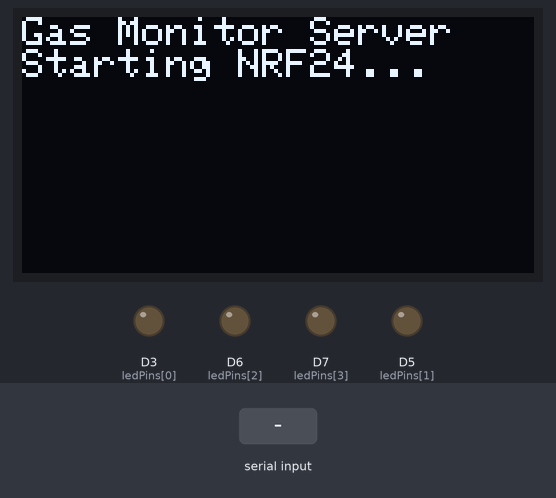
A sketch run on a simulated ESP8266 (Wemos D1 mini). On the bench: 128×64 one-colour display, output pins drawn as LEDs (lit = HIGH). Inputs (shaded band) come from the test bench. No radio packets arrive unless stated; what the sketch prints to the serial monitor is not drawn.

Above: at 0.2 s.
At 0.81 s:
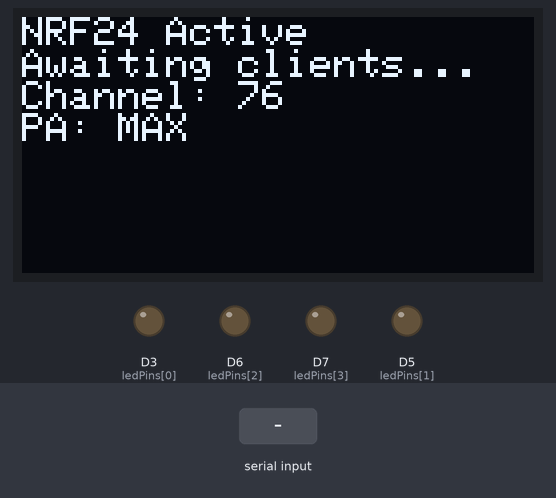
At 2.0 s:
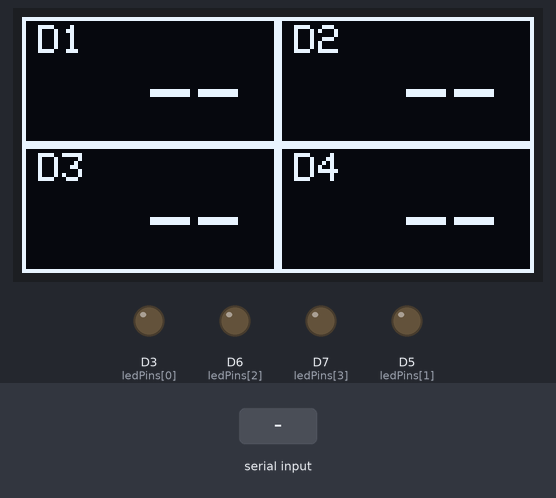
2.1 s: "status\n" received over Serial
3.6 s: "rssi\n" received over Serial
5.1 s: "help\n" received over Serial
Timing chart, 0 to 8.1 s (numbered marks = the images above; inputs shaded):
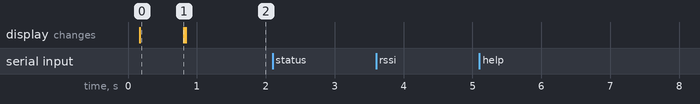

Measured:
- after the input at 2.1 s, every drawn part: stays the same
- after the input at 3.6 s, every drawn part: stays the same
- after the input at 5.1 s, every drawn part: stays the same
- what the display in image 0 shows lasts 0.6 s, from 0.2 s to 0.8 s

The sketch:

server_firmware_nrf24.ino
```cpp
/*
 * Gas Monitoring System - SERVER FIRMWARE (NRF24L01+PA+LNA Version)
 * ESP8266 Wemos D1 mini with SSD1306 Display, 4 LEDs, and NRF24L01+PA+LNA
 *
 * Acts as NRF24 receiver and displays data from all 4 client devices
 * Display divided into 4 sections with large digits and alert background invert
 */

#include <Wire.h>
#include <Adafruit_SSD1306.h>
#include <SPI.h>
#include <RF24.h>
#include "config.h"

// ============================================
// Server Configuration
// ============================================
#define DEVICE_ID 0          // Server device ID

// Display
Adafruit_SSD1306 display(SCREEN_WIDTH, SCREEN_HEIGHT, &Wire, -1);

// NRF24 Configuration
RF24 radio(CE_PIN, CSN_PIN);

// NRF24 Settings
const byte address[6] = "GASMO";              // Pipe address
const uint16_t RECEIVE_CHECK_INTERVAL = 100;  // ms between radio checks

// Payload structure (must match client)
struct PayloadData {
  uint8_t deviceId;
  uint16_t gasLevel;
  uint32_t timestamp;
};

// ============================================
// Server State
// ============================================
struct ClientData {
  uint16_t gasLevel;
  bool connected;
  bool gasAlert;
  unsigned long lastUpdate;
  unsigned long lastBlinkToggle;
  bool ledState;
  bool displayInverted;  // For alert background invert effect
};

ClientData clients[MAX_CLIENTS] = {
  {0, false, false, 0, 0, false, false},
  {0, false, false, 0, 0, false, false},
  {0, false, false, 0, 0, false, false},
  {0, false, false, 0, 0, false, false}
};

// Timing
unsigned long lastDisplayUpdate = 0;
unsigned long lastRadioCheck = 0;
unsigned long lastStatusUpdate = 0;

// ============================================
// Setup
// ============================================
void setup() {
  Serial.begin(115200);
  delay(100);

  Serial.println("\n\n");
  Serial.println("╔════════════════════════════════╗");
  Serial.println("║  Gas Monitor SERVER (NRF24)    ║");
  Serial.println("╚════════════════════════════════╝\n");

  // Initialize I2C and Display
  Wire.begin(I2C_SDA, I2C_SCL);

  if (!display.begin(SSD1306_SWITCHCAPVCC, SSD1306_I2C_ADDR)) {
    Serial.println("❌ SSD1306 allocation failed");
    Serial.println("   Check I2C wiring:");
    Serial.println("   - D1 (GPIO5) -> SCL");
    Serial.println("   - D2 (GPIO4) -> SDA");
    Serial.println("   - Display address: 0x3C");
    while (1) {
      delay(100);
    }
  }

  Serial.println("✅ Display initialized");

  display.clearDisplay();
  display.setTextSize(1);
  display.setTextColor(SSD1306_WHITE);
  display.setCursor(0, 0);
  display.println("Gas Monitor Server");
  display.println("Starting NRF24...");
  display.display();

  // Initialize LED pins
  pinMode(D3, OUTPUT);  // LED for device 1
  pinMode(D5, OUTPUT);  // LED for device 2
  pinMode(D6, OUTPUT);  // LED for device 3
  pinMode(D7, OUTPUT);  // LED for device 4

  digitalWrite(D3, LOW);
  digitalWrite(D5, LOW);
  digitalWrite(D6, LOW);
  digitalWrite(D7, LOW);

  // Initialize SPI and NRF24
  SPI.begin();
  delay(100);

  if (!radio.begin()) {
    Serial.println("❌ NRF24 initialization failed!");
    Serial.println("   Check wiring:");
    Serial.println("   CE  -> D4 (GPIO2)");
    Serial.println("   CSN -> D8 (GPIO15)");
    Serial.println("   MOSI -> D7 (GPIO13)");
    Serial.println("   MISO -> D6 (GPIO12)");
    Serial.println("   SCK  -> D5 (GPIO14)");
    Serial.println("   GND  -> GND");
    Serial.println("   VCC  -> 3.3V with 10µF capacitor");

    display.clearDisplay();
    display.setCursor(0, 0);
    display.println("NRF24 FAILED");
    display.println("Check wiring!");
    display.display();

    while (1) {
      digitalWrite(D3, HIGH);
      digitalWrite(D5, HIGH);
      digitalWrite(D6, HIGH);
      digitalWrite(D7, HIGH);
      delay(200);
      digitalWrite(D3, LOW);
      digitalWrite(D5, LOW);
      digitalWrite(D6, LOW);
      digitalWrite(D7, LOW);
      delay(200);
    }
  }

  // Configure NRF24 with PA and LNA enabled
  radio.setPALevel(RF24_PA_MAX);    // Maximum power
  radio.setDataRate(RF24_250KBPS);  // Slower for better range
  radio.setChannel(NRF24_CHANNEL);  // From config.h
  radio.openReadingPipe(1, address);
  radio.startListening();  // Server is receiver
  radio.setAutoAck(true);

  Serial.println("✅ NRF24 initialized!");
  Serial.println();

  // Print configuration
  Serial.println("Configuration:");
  Serial.print("  NRF24 Channel: ");
  Serial.println(NRF24_CHANNEL);
  Serial.print("  NRF24 Data Rate: ");
  Serial.print(NRF24_DATA_RATE);
  Serial.println(" kbps");
  Serial.print("  NRF24 PA Level: ");
  Serial.println(NRF24_PA_LEVEL == 3 ? "MAX" : String(NRF24_PA_LEVEL));
  Serial.print("  Gas Threshold: ");
  Serial.println(GAS_THRESHOLD);
  Serial.println();

  delay(500);

  display.clearDisplay();
  display.setCursor(0, 0);
  display.println("NRF24 Active");
  display.println("Awaiting clients...");
  display.print("Channel: ");
  display.println(NRF24_CHANNEL);
  display.print("PA: ");
  display.println(NRF24_PA_LEVEL == 3 ? "MAX" : String(NRF24_PA_LEVEL));
  display.display();

  Serial.println("Setup complete!");
  Serial.println("Waiting for client connections...\n");
}

// ============================================
// Main Loop
// ============================================
void loop() {
  unsigned long now = millis();

  // Check for radio data
  if (now - lastRadioCheck >= RECEIVE_CHECK_INTERVAL) {
    readRadioData();
    lastRadioCheck = now;
  }

  // Update LED states
  updateLEDs(now);

  // Update display with alert animation
  if (now - lastDisplayUpdate >= DISPLAY_UPDATE_INTERVAL) {
    updateDisplay(now);
    lastDisplayUpdate = now;
  }

  // Check for stale connections
  checkConnectionStatus(now);

  // Print status periodically
  if (now - lastStatusUpdate >= STATUS_UPDATE_INTERVAL) {
    printStatus();
    lastStatusUpdate = now;
  }

  delay(10);
}

// ============================================
// Read Data from NRF24 Radio
// ============================================
void readRadioData() {
  if (radio.available()) {
    PayloadData payload;

    radio.read(&payload, sizeof(payload));

    // Validate device ID
    if (payload.deviceId >= 1 && payload.deviceId <= MAX_CLIENTS) {
      int idx = payload.deviceId - 1;

      // Update client data
      clients[idx].gasLevel = payload.gasLevel;
      clients[idx].gasAlert = (payload.gasLevel >= GAS_THRESHOLD);
      clients[idx].lastUpdate = millis();

      // Mark as connected if wasn't before
      if (!clients[idx].connected) {
        clients[idx].connected = true;
        Serial.print("✅ Device ");
        Serial.print(payload.deviceId);
        Serial.println(" connected!");
      }

      Serial.print("📊 Device ");
      Serial.print(payload.deviceId);
      Serial.print(" - Gas: ");
      Serial.print(payload.gasLevel);
      Serial.print(" - Alert: ");
      Serial.println(clients[idx].gasAlert ? "⚠️  YES" : "✅ NO");
    }
  }
}

// ============================================
// Check Connection Status
// ============================================
void checkConnectionStatus(unsigned long now) {
  for (int i = 0; i < MAX_CLIENTS; i++) {
    if (clients[i].connected) {
      // Check if timeout
      if (now - clients[i].lastUpdate > CLIENT_TIMEOUT) {
        clients[i].connected = false;
        clients[i].gasAlert = false;
        clients[i].displayInverted = false;

        Serial.print("⚠️  Device ");
        Serial.print(i + 1);
        Serial.println(" disconnected (timeout)");
      }
    }
  }
}

// ============================================
// Update Display with 4-section layout
// ============================================
void updateDisplay(unsigned long now) {
  display.clearDisplay();
  display.setTextColor(SSD1306_WHITE);

  // Display 4 sections (2x2 grid)
  // Each section: 64x32 pixels

  for (int i = 0; i < MAX_CLIENTS; i++) {
    int col = i % 2;  // 0 or 1 (left or right)
    int row = i / 2;  // 0 or 1 (top or bottom)

    int x = col * 64;
    int y = row * 32;

    // Handle alert background invert (200ms blink period)
    bool isBlinkOn = (now / 200) % 2 == 0;  // Toggle every 200ms

    if (clients[i].gasAlert && clients[i].connected) {
      // Gas detected - invert background
      if (isBlinkOn) {
        // White background, black text
        display.fillRect(x, y, 64, 32, SSD1306_WHITE);
        display.setTextColor(SSD1306_BLACK);
      } else {
        // Black background, white text (normal)
        display.fillRect(x, y, 64, 32, SSD1306_BLACK);
        display.setTextColor(SSD1306_WHITE);
      }
    } else {
      // Normal state - white text on black background
      display.fillRect(x, y, 64, 32, SSD1306_BLACK);
      display.setTextColor(SSD1306_WHITE);
    }

    // Draw section border
    display.drawRect(x, y, 64, 32, SSD1306_WHITE);

    // Display device number
    display.setTextSize(1);
    display.setCursor(x + 4, y + 2);
    display.print("D");
    display.println(i + 1);

    // Display gas level (large digits)
    display.setTextSize(2);
    display.setCursor(x + 8, y + 12);

    if (clients[i].connected) {
      // Pad with leading space for single/double digit numbers
      if (clients[i].gasLevel < 1000) {
        display.print(" ");
      }
      display.println(clients[i].gasLevel);
    } else {
      display.println("  --");
    }
  }

  display.display();
}

// ============================================
// Update LEDs
// ============================================
void updateLEDs(unsigned long now) {
  int ledPins[MAX_CLIENTS] = { D3, D5, D6, D7 };

  for (int i = 0; i < MAX_CLIENTS; i++) {
    if (clients[i].gasAlert) {
      // Blink LED if gas detected (200ms period)
      bool isBlinkOn = (now / 200) % 2 == 0;
      digitalWrite(ledPins[i], isBlinkOn ? HIGH : LOW);

    } else if (clients[i].connected) {
      // Keep LED on if connected but no alert
      digitalWrite(ledPins[i], HIGH);
    } else {
      // Turn off LED if not connected
      digitalWrite(ledPins[i], LOW);
    }
  }
}

// ============================================
// Print Status
// ============================================
void printStatus() {
  int connectedCount = 0;
  int alertCount = 0;

  for (int i = 0; i < MAX_CLIENTS; i++) {
    if (clients[i].connected) connectedCount++;
    if (clients[i].gasAlert) alertCount++;
  }

  Serial.print("📊 Status: ");
  Serial.print(connectedCount);
  Serial.print(" connected, ");
  Serial.print(alertCount);
  Serial.println(" alerts");
}

// ============================================
// Serial Debug
// ============================================
void serialEvent() {
  while (Serial.available()) {
    String cmd = Serial.readStringUntil('\n');
    cmd.trim();

    if (cmd == "status") {
      Serial.println("\n╔════════════════════════════════╗");
      Serial.println("║       SERVER STATUS REPORT       ║");
      Serial.println("╚════════════════════════════════╝");

      Serial.print("NRF24 Radio:      ");
      Serial.println(radio.isChipConnected() ? "✅ Connected" : "❌ Failed");

      Serial.print("Connected Clients: ");
      int connectedCount = 0;
      for (int i = 0; i < MAX_CLIENTS; i++) {
        if (clients[i].connected) connectedCount++;
      }
      Serial.println(connectedCount);
      Serial.println();

      for (int i = 0; i < MAX_CLIENTS; i++) {
        Serial.print("Device ");
        Serial.print(i + 1);
        Serial.print(": ");
        if (clients[i].connected) {
          Serial.print("✅ Connected - Gas: ");
          Serial.print(clients[i].gasLevel);
          Serial.print(" - Alert: ");
          Serial.print(clients[i].gasAlert ? "⚠️  YES" : "✅ NO");
          Serial.print(" - Last update: ");
          Serial.print((millis() - clients[i].lastUpdate) / 1000);
          Serial.println("s ago");
        } else {
          Serial.println("❌ Disconnected");
        }
      }
      Serial.println();
    }

    else if (cmd == "rssi") {
      Serial.println("\n📶 Signal Strength:");
      // Note: RF24 library doesn't directly expose RSSI on ESP8266
      // This is approximate based on transmission success
      for (int i = 0; i < MAX_CLIENTS; i++) {
        if (clients[i].connected) {
          Serial.print("  Device ");
          Serial.print(i + 1);
          Serial.println(": Strong ✅");
        }
      }
      Serial.println();
    }

    else if (cmd == "help") {
      Serial.println("\n📖 Available commands:");
      Serial.println("  status  - Show device status");
      Serial.println("  rssi    - Show signal strength");
      Serial.println("  help    - Show this message");
      Serial.println();
    }
  }
}
```
